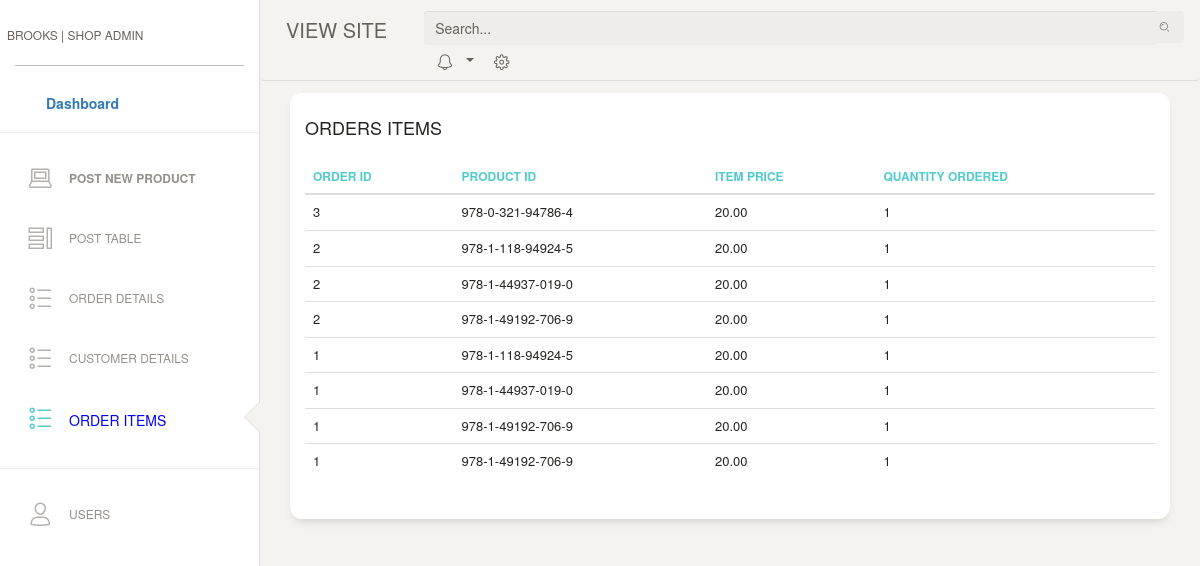
The page /admin/adminpages/order_items.php on the database its author committed.
### tables this page shows
CREATE TABLE IF NOT EXISTS `order_items` (
  `orderid` int(10) unsigned NOT NULL,
  `product_id` varchar(20) NOT NULL,
  `item_price` decimal(6,2) NOT NULL,
  `quantity` tinyint(3) unsigned NOT NULL
);

### admin/functions/database_functions.php (called while the page is built, shortened)
<?php
	function getAllOrders3($conn){
		$query = "SELECT * from order_items ORDER BY orderid DESC";
		$result = mysqli_query($conn, $query);
		return $result;
	}
?>

### admin/adminpages/order_items.php (the view, shortened to what this page needs)
<?php
  require "../functions/database_functions.php";
	$conn = db_connect();
  $result = getAllOrders3($conn);
?>
<!DOCTYPE html>
<html lang="en">
<head>
  <link href="https://maxcdn.bootstrapcdn.com/font-awesome/latest/css/font-awesome.min.css" rel="stylesheet">
  <link href="../assets/css/bootstrap.min.css" rel="stylesheet" />
  <link href="../assets/css/paper-dashboard.css?v=2.0.0" rel="stylesheet" />
  <link href="../assets/demo/demo.css" rel="stylesheet" />
  <link rel="stylesheet" type="text/css" href="bootstrap/css/bootstrap.css">
 <link rel="stylesheet" href="bootstrap/css/bootstrap-theme.css">
</head>
<body class="">
  <div class="wrapper">
    <div class="sidebar" data-color="white" data-active-color="primary">
    <div class="logo">
        <a href="dashboard.php" class="simple-text logo-normal">
        <b><h6> Brooks | Shop Admin</h6></b>
        </a>
      </div>
      <div class="sidebar-wrapper">
        <ul class="nav">
            <a href="dashboard.php">
              <i class="nc-icon nc-bank"></i>
             <h5> <b><p>Dashboard</p></b></h5>
            </a>
         <hr>
          <li>
            <a href="admin_add.php">
              <i class="nc-icon nc-laptop"></i>
             <b><p>Post New Product</p></b>
            </a>
          </li>
          <li>
          <li>
            <a href="./tables.php">
              <i class="nc-icon nc-tile-56"></i>
              <p>Post Table</p>
            </a>
          </li>
          <li>
            <a href="orders.php">
              <i class="nc-icon nc-bullet-list-67"></i>
              <p>Order Details</p>
            </a>
          </li>
          <li>
            <a href="customer_details.php">
              <i class="nc-icon nc-bullet-list-67"></i>
              <p>Customer Details</p>
            </a>
          </li>
          <li>
          <li class="active">
            <a href="order_items.php">
              <i class="nc-icon nc-bullet-list-67"></i>
           <b>  <h5 style="color:blue;"> <p>Order Items</p></h5></b>
            </a>
          </li>
         <hr>
          <li>
            <a href="./user.php">
              <i class="nc-icon nc-single-02"></i>
              <p>Users</p>
            </a>
          </li>
        </ul>
      </div>
    </div>
    <div class="main-panel">
      <nav class="navbar navbar-expand-lg navbar-absolute fixed-top navbar-transparent">
        <div class="container-fluid">
          <div class="navbar-wrapper">
            <a class="navbar-brand" href="../../users/userpages/books.php">VIEW SITE </a>
          </div>
          <div class="collapse navbar-collapse justify-content-end" id="navigation">
            <form>
              <div class="input-group no-border">
                <input type="text" value="" class="form-control" placeholder="Search...">
                <div class="input-group-append">
                  <div class="input-group-text">
                    <i class="nc-icon nc-zoom-split"></i>
                  </div>
                </div>
              </div>
            </form>
            <ul class="navbar-nav">
              <li class="nav-item btn-rotate dropdown">
                <a class="nav-link dropdown-toggle" href="http://example.com" id="navbarDropdownMenuLink" data-toggle="dropdown" aria-haspopup="true" aria-expanded="false">
                  <i class="nc-icon nc-bell-55"></i>
                </a>
              </li>
              <li class="nav-item">
                <a class="nav-link btn-rotate" href="#pablo">
                  <i class="nc-icon nc-settings-gear-65"></i>
                </a>
              </li>
            </ul>
          </div>
        </div>
      </nav>
      <div class="content">
        <div class="row">
          <div class="col-md-12">
            <div class="card">
              <div class="card-header">
                <h4 class="card-title">ORDERS ITEMS</h4>
              </div>
              <div class="card-body">
                <div class="table-responsive">
         <table class="table">
                    <thead class=" text-primary">
                      <th style="font-size:12px;">Order ID</th>
                      <th style="font-size:12px;">Product ID</th>
                      <th style="font-size:12px;">Item Price</th>
                      <th style="font-size:12px;">Quantity Ordered</th>
                    </thead>
                    <tbody>
                    <?php while($row = mysqli_fetch_assoc($result)){ ?>
                    <tr>
                      <td style="font-size:13px;"><?php echo $row['orderid']; ?></td>
                      <td style="font-size:13px;"><?php echo $row['product_id']; ?></td>
                      <td style="font-size:13px;"><?php echo $row['item_price']; ?></td>
                      <td style="font-size:13px;"><?php echo $row['quantity']; ?></td>
                    </tr>
                    <?php } ?>
                    </tbody>
                  </table>
                </div>
              </div>
            </div>
          </div>
    </div>
  </div>
</body>
</html>

### admin/adminpages/order_items.php (style rules this page uses)
ol, ul { list-style: none; }

### rows shown on the page
order_items: orderid "3", product "978-0-321-94786-4", item_price "20.00", quantity "1"
order_items: orderid "2", product "978-1-118-94924-5", item_price "20.00", quantity "1"
order_items: orderid "2", product "978-1-44937-019-0", item_price "20.00", quantity "1"
order_items: orderid "2", product "978-1-49192-706-9", item_price "20.00", quantity "1"
order_items: orderid "1", product "978-1-118-94924-5", item_price "20.00", quantity "1"
order_items: orderid "1", product "978-1-44937-019-0", item_price "20.00", quantity "1"
order_items: orderid "1", product "978-1-49192-706-9", item_price "20.00", quantity "1"
order_items: orderid "1", product "978-1-49192-706-9", item_price "20.00", quantity "1"
